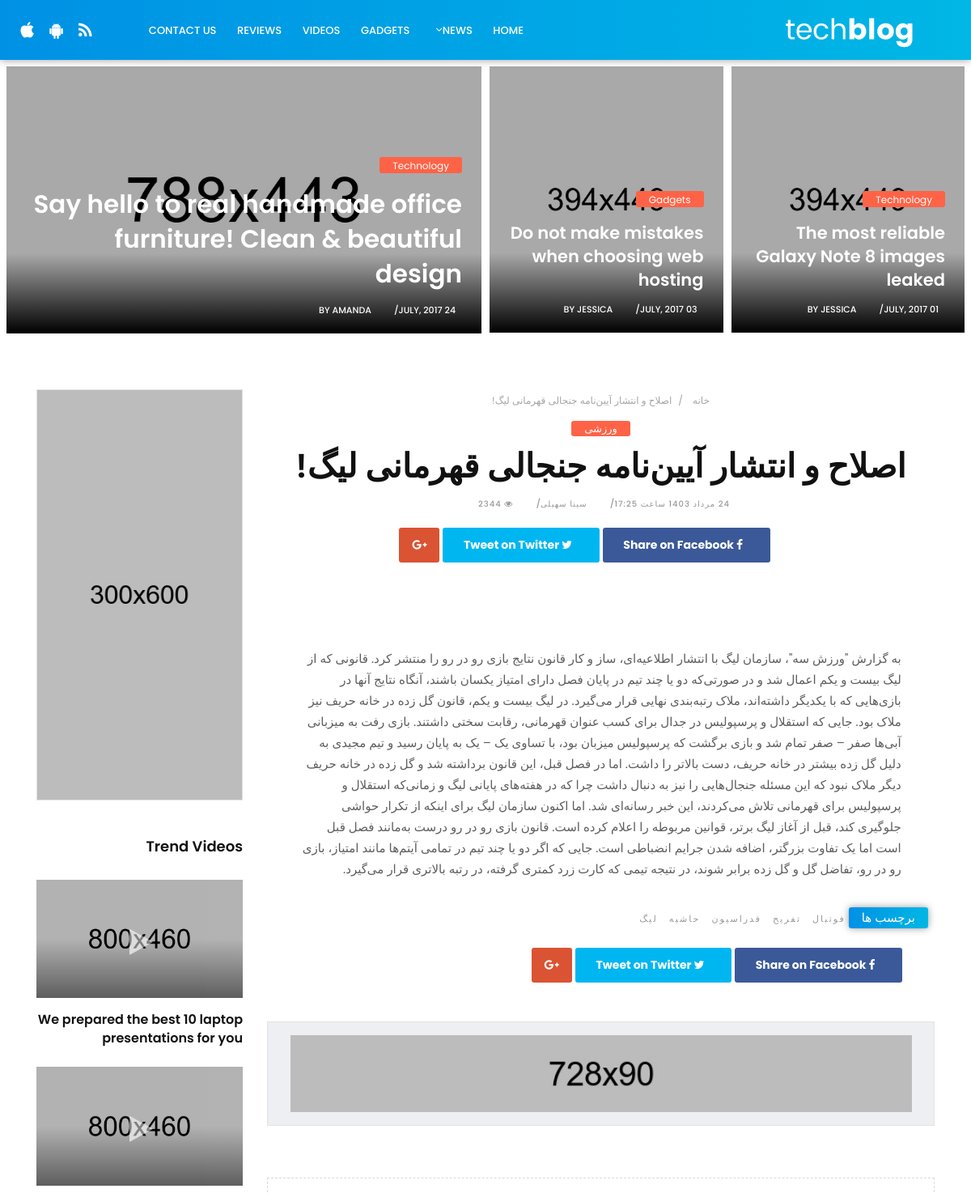
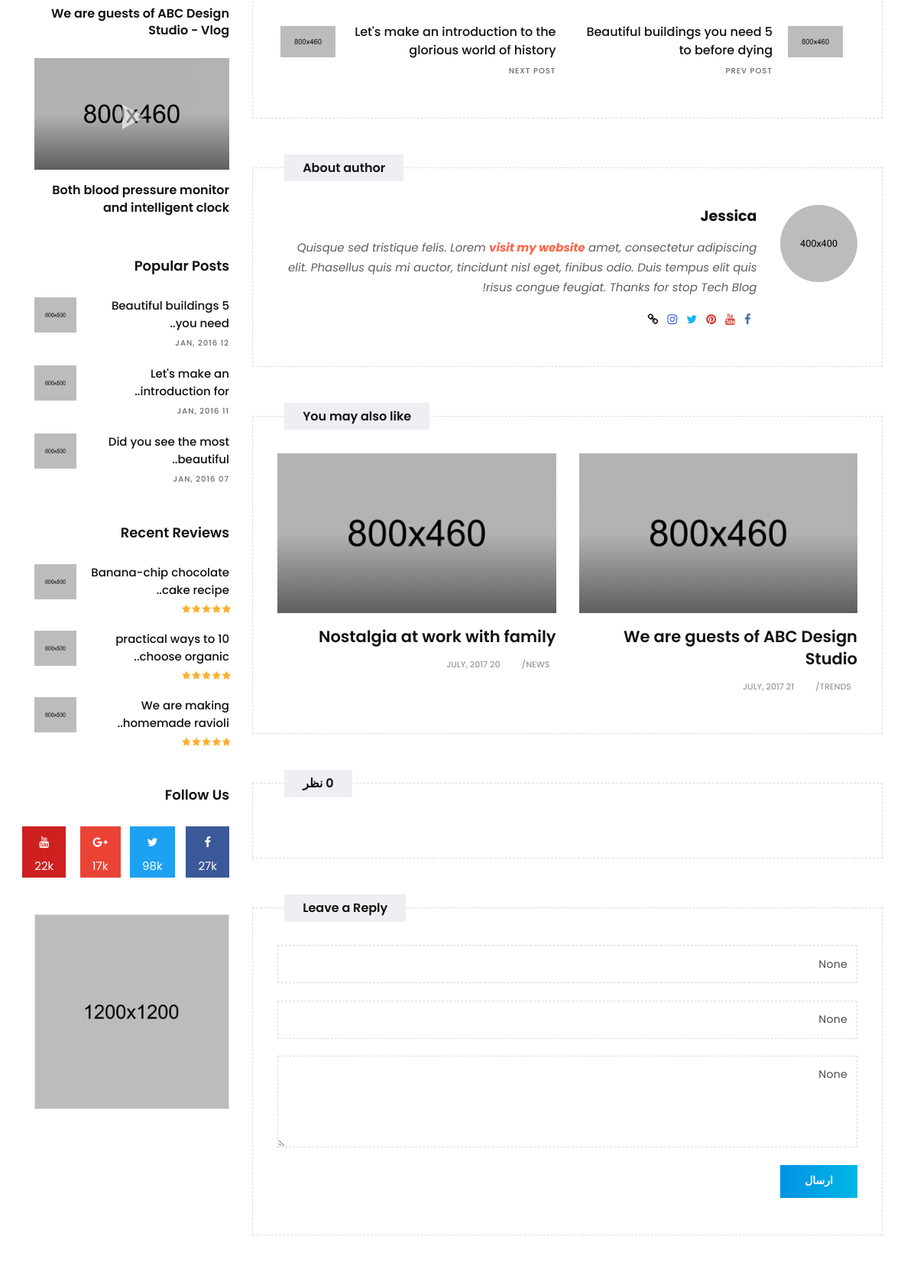
Page /blog/post/2024/8/14/slh-o-ntshr-nnmh-gngl-khrmn-l/ (upper part) on the committed database (2 pictures, top to bottom).
### blog/models.py (models this page shows, shortened)
class Post(models.Model):
    STATUS_CHOICES = (("draft", "پیشنویس"), ("published", "منتشر شده"))
    title = models.CharField(max_length=250, verbose_name="عنوان")
    category = models.ManyToManyField(Category, verbose_name="دسته بندی")
    thumbnail = models.ImageField(
        upload_to="image/%y/%m/%d", null=True, blank=True, verbose_name="تصویر"
    )
    slug = models.SlugField(max_length=300, unique=True, allow_unicode=True)
    body = models.TextField(verbose_name="متن", null=True)
    author = models.ForeignKey(
        User,
        on_delete=models.CASCADE,
        related_name="blog_posts",
        verbose_name="نویسنده",
    )
    publish = models.DateTimeField(default=timezone.now, verbose_name="زمان انتشار")
    created = models.DateTimeField(auto_now_add=timezone.now, verbose_name="زمان ایجاد")
    updated = models.DateTimeField(auto_now=timezone.now)
    status = models.CharField(
        max_length=10,
        choices=STATUS_CHOICES,
        default="draft",
        verbose_name="وضعیت انتشار",
    )
    tags = TaggableManager()
    class Meta:
        ordering = ("-publish",)
        verbose_name = "مقاله"
        verbose_name_plural = "مقالات"
    def get_category(self):
        return ", ".join([cat.title for cat in self.category.all()])
    get_category.short_description = "دسته بندی"
    def jpublish(self):
        return jalali_converter(self.publish)

class Category(models.Model):
    title = models.CharField(max_length=50, verbose_name="عنوان دسته بندی")
    slug = models.SlugField(max_length=300, unique=True, allow_unicode=True)
    is_visible = models.BooleanField(default=True)
    position = models.IntegerField()
    class Meta:
        ordering = ("position",)
        verbose_name = "دسته بندی"
        verbose_name_plural = "دسته بندی ها"
    def get_absolute_url(self):
        return reverse("blog:category_list", kwargs={"category_slug": self.slug})

### blog/views.py (the view)
def post_detail(request, year, month, day, slug, comment_id=None):
    post = get_object_or_404(
        Post,
        publish__year=year,
        publish__month=month,
        publish__day=day,
        slug=slug,
        status="published",
    )
    tags = post.tags.all()
    comments = post.comments.filter(active=True)
    if request.method == "POST":
        if comment_id:
            comment = get_object_or_404(Comment, id=comment_id)
            comment_form = CommentForm(instance=comment, data=request.POST)
        else:
            comment_form = CommentForm(request.POST)
        if comment_form.is_valid():
            comment = comment_form.save(commit=False)
            comment.post = post
            comment.active = False
            comment.save()
    else:
        comment_form = CommentForm()
        if comment_id:
            comment = get_object_or_404(Comment, id=comment_id)
            comment_form = CommentForm(instance=comment)
    return render(
        request,
        "blog/single.html",
        {
            "post": post,
            "comments": comments,
            "comment_form": comment_form,
            "tags": tags,
        },
    )

### blog/forms.py
class CommentForm(forms.ModelForm):
    class Meta:
        model = Comment
        fields = ('name', 'email', 'body')

### extensions/jalali.py (called while the page is built)
    def persian_tuple(self):
        return self.persian_year, self.persian_month, self.persian_day

### extensions/utils.py (called while the page is built)
def jalali_converter(time):
    time = timezone.localtime(time)
    time_to_str = f"{time.year},{time.month},{time.day}"
    time_to_list = list(jalali.Gregorian(time_to_str).persian_tuple())
    months = [
        "فروردین",
        "اردیبهشت",
        "خرداد",
        "تیر",
        "مرداد",
        "شهریور",
        "مهر",
        "آبان",
        "آذر",
        "دی",
        "بهمن",
        "اسفند",
    ]
    time_to_list[1] = months[time_to_list[1] - 1]
    output = f"{time_to_list[2]} {time_to_list[1]} {time_to_list[0]} ساعت {time.hour}:{time.minute}"
    return output

### blog/templates/blog/single.html (shortened to what this page needs)
{% extends "blog/base.html" %}
{% block content %}
<div class="col-lg-9 col-md-12 col-sm-12 col-xs-12">
    <div class="page-wrapper">
        <div class="blog-title-area text-center">
            <ol class="breadcrumb hidden-xs-down">
                <li class="breadcrumb-item"><a href='{% url "blog:post_list" %}'>خانه</a></li>
                <li class="breadcrumb-item active">{{post.title}}</li>
            </ol>
            {% for cat in post.category.all %}
            <span class="color-orange"><a href="{{cat.get_absolute_url}}" title="">{{cat.title}}</a></span>
            {% endfor %}
            <h3>{{post.title}}</h3>
            <div class="blog-meta big-meta">
                <small><a href="tech-single.html" title="">{{post.jpublish}}</a></small>
                <small><a href="tech-author.html" title="">{{post.author.get_full_name}}</a></small>
                <small><a href="#" title=""><i class="fa fa-eye"></i> 2344</a></small>
            </div>
            <div class="post-sharing">
                <ul class="list-inline">
                    <li><a href="#" class="fb-button btn btn-primary"><i class="fa fa-facebook"></i> <span class="down-mobile">Share on Facebook</span></a></li>
                    <li><a href="#" class="tw-button btn btn-primary"><i class="fa fa-twitter"></i> <span class="down-mobile">Tweet on Twitter</span></a></li>
                    <li><a href="#" class="gp-button btn btn-primary"><i class="fa fa-google-plus"></i></a></li>
                </ul>
            </div>
        </div>
        <div class="single-post-media">
        </div>
        <div class="blog-content">
            <div class="pp">
                <p>{{post.body}}</p>
            </div>
        </div>
        <div class="blog-title-area">
            <div class="tag-cloud-single">
                <span>برچسب ها</span>
                {% for tag in tags %}
                <small><a href='{% url "blog:tag_list" tag.slug %}' title="">{{tag.name}}</a></small>
                {% endfor %}
                </div>
            <div class="post-sharing">
                <ul class="list-inline">
                    <li><a href="#" class="fb-button btn btn-primary"><i class="fa fa-facebook"></i> <span class="down-mobile">Share on Facebook</span></a></li>
                    <li><a href="#" class="tw-button btn btn-primary"><i class="fa fa-twitter"></i> <span class="down-mobile">Tweet on Twitter</span></a></li>
                    <li><a href="#" class="gp-button btn btn-primary"><i class="fa fa-google-plus"></i></a></li>
                </ul>
            </div>
        </div>
        <div class="row">
            <div class="col-lg-12">
                <div class="banner-spot clearfix">
                    <div class="banner-img">
                        <img src="upload/banner_01.jpg" alt="" class="img-fluid">
                    </div>
                </div>
            </div>
        </div>
        <div class="custombox prevnextpost clearfix">
            <div class="row">
                <div class="col-lg-6">
                    <div class="blog-list-widget">
                        <div class="list-group">
                            <a href="tech-single.html" class="list-group-item list-group-item-action flex-column align-items-start">
                                <div class="w-100 justify-content-between text-right">
                                    <img src="upload/tech_menu_19.jpg" alt="" class="img-fluid float-right">
                                    <h5 class="mb-1">5 Beautiful buildings you need to before dying</h5>
                                    <small>Prev Post</small>
                                </div>
                            </a>
                        </div>
                    </div>
                </div>
                <div class="col-lg-6">
                    <div class="blog-list-widget">
                        <div class="list-group">
                            <a href="tech-single.html" class="list-group-item list-group-item-action flex-column align-items-start">
                                <div class="w-100 justify-content-between">
                                    <img src="upload/tech_menu_20.jpg" alt="" class="img-fluid float-left">
                                    <h5 class="mb-1">Let's make an introduction to the glorious world of history</h5>
                                    <small>Next Post</small>
                                </div>
                            </a>
                        </div>
                    </div>
                </div>
            </div>
        </div>
        <div class="custombox authorbox clearfix">
            <h4 class="small-title">About author</h4>
            <div class="row">
                <div class="col-lg-2 col-md-2 col-sm-2 col-xs-12">
                    <img src="upload/author.jpg" alt="" class="img-fluid rounded-circle">
                </div>
                <div class="col-lg-10 col-md-10 col-sm-10 col-xs-12">
                    <h4><a href="#">Jessica</a></h4>
                    <p>Quisque sed tristique felis. Lorem <a href="#">visit my website</a> amet, consectetur adipiscing elit. Phasellus quis mi auctor, tincidunt nisl eget, finibus odio. Duis tempus elit quis risus congue feugiat. Thanks for stop Tech Blog!</p>
                    <div class="topsocial">
                        <a href="#" data-toggle="tooltip" data-placement="bottom" title="Facebook"><i class="fa fa-facebook"></i></a>
                        <a href="#" data-toggle="tooltip" data-placement="bottom" title="Youtube"><i class="fa fa-youtube"></i></a>
                        <a href="#" data-toggle="tooltip" data-placement="bottom" title="Pinterest"><i class="fa fa-pinterest"></i></a>
                        <a href="#" data-toggle="tooltip" data-placement="bottom" title="Twitter"><i class="fa fa-twitter"></i></a>
                        <a href="#" data-toggle="tooltip" data-placement="bottom" title="Instagram"><i class="fa fa-instagram"></i></a>
                        <a href="#" data-toggle="tooltip" data-placement="bottom" title="Website"><i class="fa fa-link"></i></a>
                    </div>
                </div>
            </div>
        </div>
        <div class="custombox clearfix">
            <h4 class="small-title">You may also like</h4>
            <div class="row">
                <div class="col-lg-6">
                    <div class="blog-box">
                        <div class="post-media">
                            <a href="tech-single.html" title="">
                                <img src="upload/tech_menu_04.jpg" alt="" class="img-fluid">
                                <div class="hovereffect">
                                </div>
                            </a>
                        </div>
                        <div class="blog-meta">
                            <h4><a href="tech-single.html" title="">We are guests of ABC Design Studio</a></h4>
                            <small><a href="blog-category-01.html" title="">Trends</a></small>
                            <small><a href="blog-category-01.html" title="">21 July, 2017</a></small>
                        </div>
                    </div>
                </div>
                <div class="col-lg-6">
                    <div class="blog-box">
                        <div class="post-media">
                            <a href="tech-single.html" title="">
                                <img src="upload/tech_menu_06.jpg" alt="" class="img-fluid">
                                <div class="hovereffect">
                                </div>
                            </a>
                        </div>
                        <div class="blog-meta">
                            <h4><a href="tech-single.html" title="">Nostalgia at work with family</a></h4>
                            <small><a href="blog-category-01.html" title="">News</a></small>
                            <small><a href="blog-category-01.html" title="">20 July, 2017</a></small>
                        </div>
                    </div>
                </div>
            </div>
        </div>
        <div class="custombox clearfix">
            {% with comments.count as Total_Comments %}
            <h4 class="small-title">{{Total_Comments}} نظر</h4>
            {% endwith %}
            <div class="row">
                <div class="col-lg-12">
                </div>
            </div>
        </div>
        <div class="custombox clearfix">
            <h4 class="small-title">Leave a Reply</h4>
            <div class="row">
                <div class="col-lg-12">
                    <form class="form-wrapper" method = 'post'>
                        <input type="text" name= 'name'  class="form-control" placeholder="نام" value = '{{comment_form.name.value}}'>
                        <input type="text" name= 'email' class="form-control" placeholder="ایمیل" value = '{{comment_form.email.value}}'>
                        <textarea class="form-control" name= 'body' placeholder="نظر">{{comment_form.body.value}}</textarea>
                        <input type="submit" class="btn btn-primary" value ='ارسال'>
                    </form>
                </div>
            </div>
        </div>
    </div>
</div>
{% endblock content %}

### blog/static/blog/css/colors.css (style rules this page uses)
.authorbox p a, .pp a, .sitemap-wrapper small, .fa-user-circle-o, .footer h5:hover, a:hover, a:focus, .navbar-nav .nav-link:hover, .navbar-nav .nav-link:focus, .navbar-inverse .navbar-nav .active > .nav-link, .navbar-inverse .navbar-nav .nav-link.active, .navbar-inverse .navbar-nav .nav-link.open, .navbar-inverse .navbar-nav .open > .nav-link { color: #3197d6 !important; }
.tag-cloud-single span, .page-title i, .btn:hover, .sitemap-wrapper .year, .btn:focus, .navbar-inverse .navbar-toggler { color: #ffffff !important; background-color: #3197d6; }
.topsocial .fa.fa-facebook { color: #4b6ea9; }
.topsocial .fa.fa-twitter { color: #1ab2f5; }
.fa-bolt, .topsocial .fa.fa-pinterest { color: #d73533; }
.topsocial .fa.fa-youtube { color: #d44638; }
.topsocial .fa.fa-instagram { color: #405de6; }

### blog/static/blog/css/version/tech.css (style rules this page uses)
body { background-color: #ffffff; }
h1, h2, h3, h4, h5, body, .navbar-toggleable-md .navbar-nav .nav-link, .market-header, .btn, .dropdown-item, .form-control, p { font-family: 'Poppins', serif !important; }
h1, h2, h3, h4, h5 { font-weight: 600; }
.banner-spot { padding: 0 !important; border: 1px solid #e2e2e2; }
.page-wrapper .banner-spot { padding: 1rem !important; border: 1px solid #e2e2e2; }
.blog-meta small a, .blog-meta small { font-weight: 500; color: #999 !important; }
.blog-title-area span a { font-size: 13px; }
.page-title .bg-orange, .masonry-box:hover .blog-meta span.bg-orange, .color-orange a { background-color: #FF6347 !important; }
.authorbox p a, .pp a, .blog-top .fa-rss, a:hover, a:focus { color: #FF6347 !important; }
.btn, .page-link:hover, .page-link:focus, .btn:hover, .btn:focus { color: #ffffff !important; background: rgba(0, 0, 0, 0) linear-gradient(to right, #0091e5 0px, #00b7e5 100%) repeat scroll 0 0 !important }
.tag-cloud-single span, .navbar-inverse { color: #ffffff !important; box-shadow: 0 0 10px rgba(0, 0, 0, 0.4); background: rgba(0, 0, 0, 0) linear-gradient(to right, #0091e5 0px, #00b7e5 100%) repeat scroll 0 0 !important }
.gp-button.btn-primary:hover, .gp-button.btn-primary:focus, .gp-button.btn-primary { border-color: #DA5333 !important; background: #DA5333 !important; }
.fb-button.btn-primary:focus, .fb-button.btn-primary:hover, .fb-button.btn-primary { background: #3B5998 !important; border-color: #3B5998 !important; }
.tw-button.btn-primary:hover, .tw-button.btn-primary:focus, .tw-button.btn-primary { background: #00B6F1 !important; border-color: #00B6F1 !important; }

### rows in the picture
Post: title "اصلاح و انتشار آیین‌نامه جنجالی قهرمانی لیگ!", jpublish "24 مرداد 1403 ساعت 17:25", author.get_full_name "سینا سهیلی", body "به گزارش \"ورزش سه\"، سازمان لیگ با انتشار اطلاعیه‌ای، ساز و کار قانون نتایج بازی رو در رو را منتشر کرد. قانونی که از لیگ بیست و یکم اعمال شد و در صورتی‌که دو یا چند تیم در پایان فصل دارای امتیاز یکسان باشند، آنگاه نتایج آنها در بازی‌هایی که با یکدیگر داشته‌اند، ملاک رتبه‌بندی نهایی قرار می‌گیرد. در لیگ بیست و یکم، قانون گل زده در خانه حریف نیز ملاک بود. جایی که استقلال و پرسپولیس در جدال برای کسب عنوان قهرمانی، رقابت سختی داشتند. بازی رفت به میزبانی آبی‌ها صفر – صفر تمام شد و بازی برگشت که پرسپولیس میزبان بود، با تساوی یک – یک به پایان رسید و تیم مجیدی به دلیل گل زده بیشتر در خانه حریف، دست بالاتر را داشت. اما در فصل قبل، این قانون برداشته شد و گل زده در خانه حریف دیگر ملاک نبود که این مسئله…"
Category: title "ورزشی"
Tag: name "فوتبال"
Tag: name "تفریح"
Tag: name "فدراسیون"
Tag: name "حاشیه"
Tag: name "لیگ"
